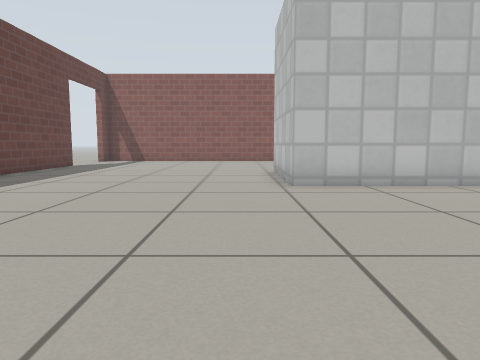
View 1 (above)

16 first-person views from a walk through a Gazebo world. The camera is 0.5 m above the floor, tilts 6° down and sees 70° across. The floor is counted in squares, 0.5 m on a side. Each view is taken from the middle of a square. On the plan, view 1 faces up. The plan holds only what a view shows up to about 13 squares ahead; the rest is blank. The place goes on beyond the plan. Simple patterns stand in for the simulator's built-in surfaces.

View 2
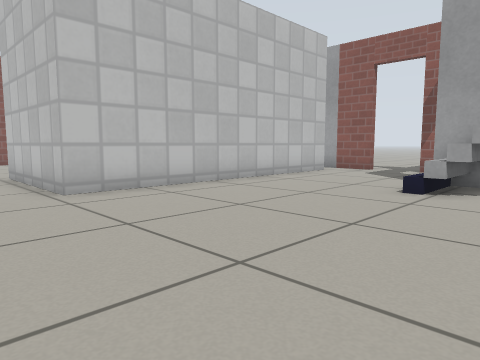

View 3
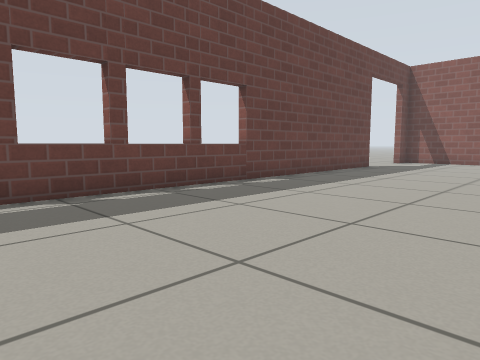

View 4
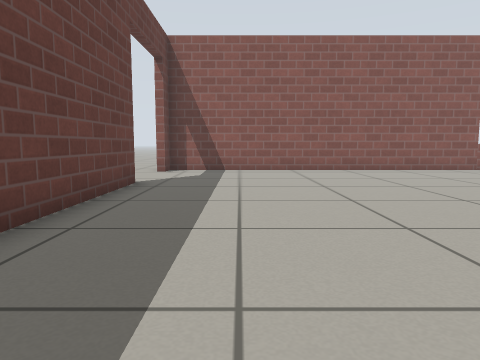

View 5
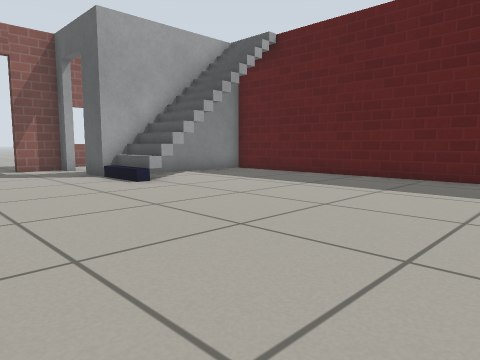

View 6
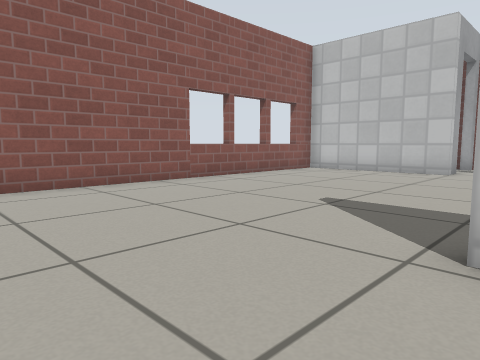

View 7
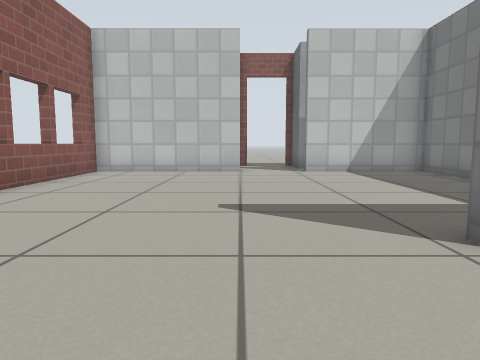

View 8
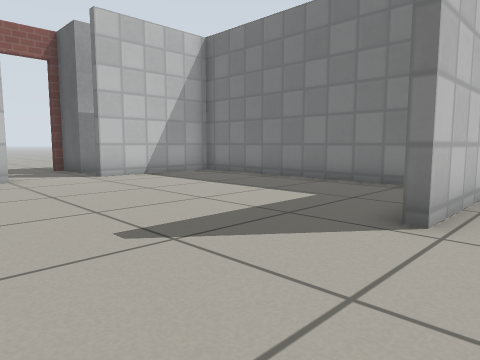

View 9
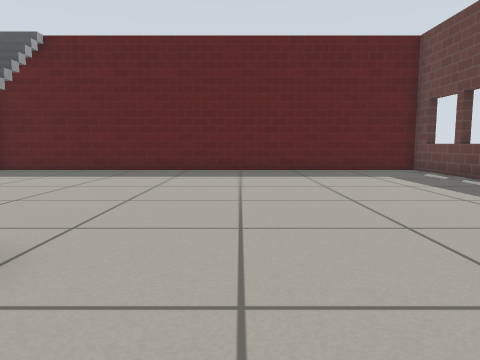

View 10
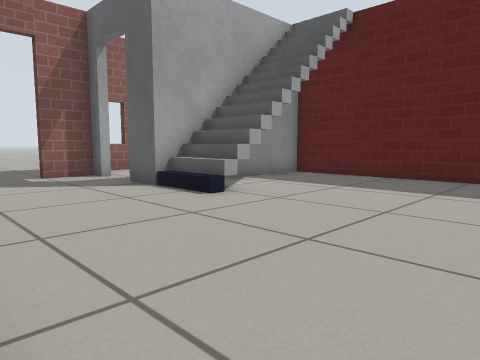

View 11
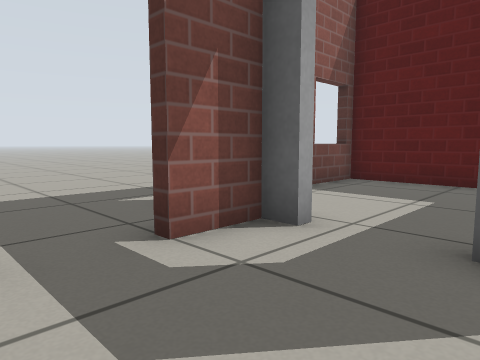

View 12
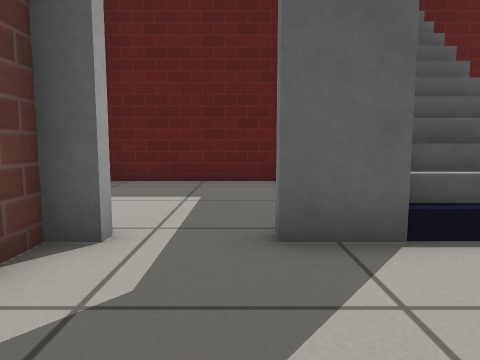

View 13
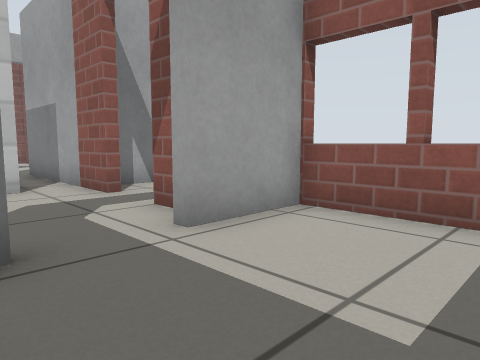

View 14
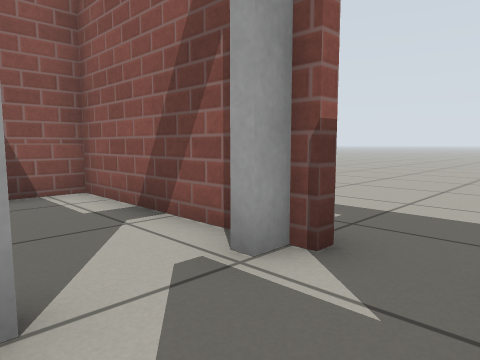

View 15
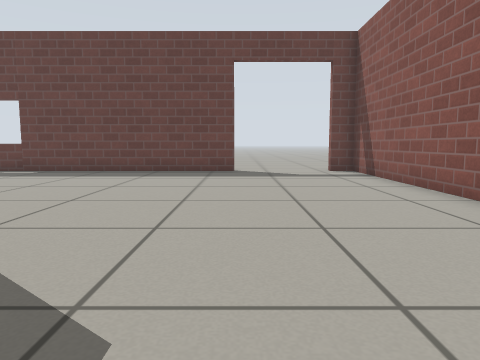

View 16
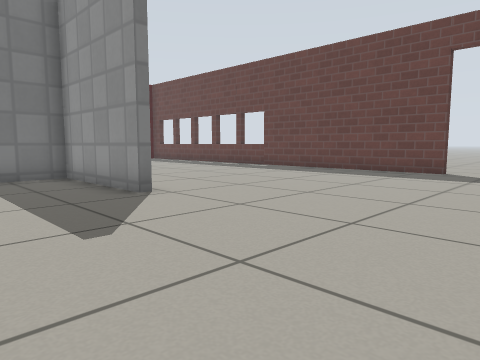

### Floor plan
Points are (right, up) in squares from view 1. A wall is a line through its corners. A room is listed if a view was taken in it or the views show most of it. See-through windows are left out.
Room 1 (views 1, 2, 3, 4, 5, 6, 7, 8, 9, 10, 11, 12, 14, 15, 16)
walls: (10.7, 8.1) (1.2, 8.1) (1.2, 12.6) (1.5, 12.6) (1.5, 8.4) (10.4, 8.4) (10.4, 12.6); (12, 6.8) (12, 12.6) (13.7, 12.6) (13.7, 13); (11.5, 15) (10.4, 15) (10.4, 20.2) (-7.7, 20.2) (-7.7, 19.2); (-7.7, 15.8) (-7.7, -2.2) (8.3, -2.2) (8.3, 3.6) (9.6, 3.6); (11.4, 3.6) (12, 3.6) (12, 5); (13.7, 15) (13.2, 15)
ways out: opening at (9, 0) to room 2; open door at (10.5, 3.5) to room 2; open door at (12.5, 15) to room 3; open door at (-8, 17.5); open door at (12, 5.5); open door at (14, 13.5)
Room 2 (view 13)
walls: (9, -2.2) (13.7, -2.2) (13.7, 3.4); (14.1, 3.3) (11.4, 3.3)
ways out: opening at (9, 0) to room 1; open door at (10.5, 3.5) to room 1
Room 3 (no view inside)
walls: (13.7, 15.8) (13.7, 20.2) (12.3, 20.2)
ways out: open door at (12.5, 15) to room 1

Where each view was taken, in squares from view 1:
view 1: 0 up, 0 right, facing up
view 2: 1 up, 1 left, facing up-right
view 3: 1 up, 1 left, facing up-left
view 4: 7 up, 5 left, facing up
view 5: 8 up, 2 left, facing down-right
view 6: 12 up, 2 left, facing up-right
view 7: 15 up, 2 left, facing right
view 8: 17 up, 0 right, facing down-right
view 9: 11 up, 1 left, facing down
view 10: 8 up, 1 right, facing down-right
view 11: 7 up, 9 right, facing down-right
view 12: 7 up, 10 right, facing down
view 13: 0 up, 9 right, facing up-right
view 14: 13 up, 11 right, facing up-right
view 15: 16 up, 5 right, facing left
view 16: 19 up, 5 right, facing down-left
